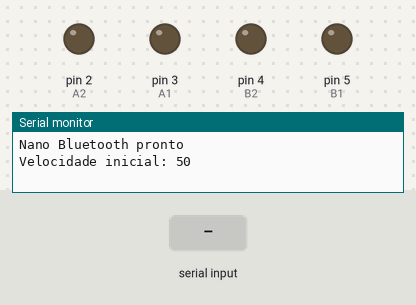
This sketch was run on a simulated Arduino Nano, built with avr-gcc and run on an emulated ATmega328P. Shown: output pins drawn as LEDs (lit = HIGH), the last lines printed to the serial monitor. The inputs (shaded band) are chosen by the test bench.

Above: at 1.2 s.
1.3 s: "UP\n" received over the second serial link
At 2.0 s:
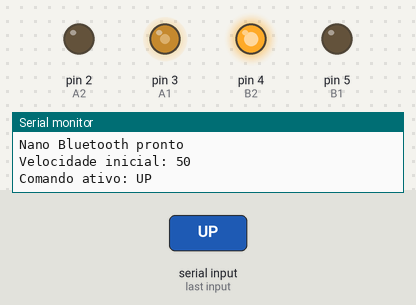
2.8 s: "DOWN\n" received over the second serial link
At 3.2 s:
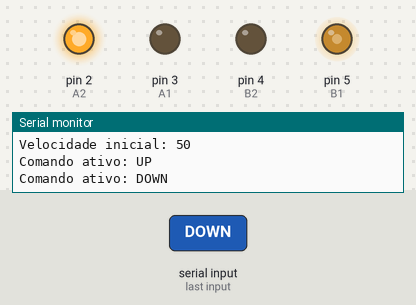
4.3 s: "LEFT\n" received over the second serial link
At 5.5 s:
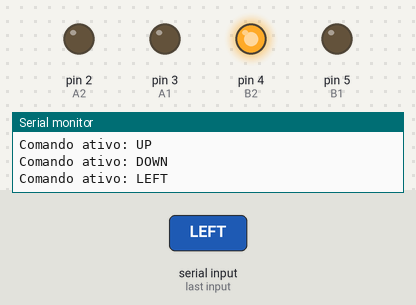
5.8 s: "RIGHT\n" received over the second serial link
At 6.7 s:
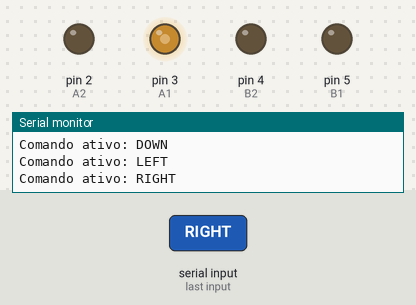
7.3 s: "Speed_90\n" received over the second serial link
At 7.8 s:
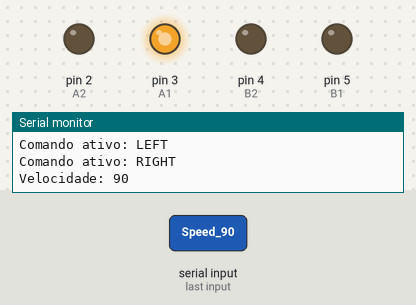
8.8 s: "UP\n" received over the second serial link
At 10.1 s:
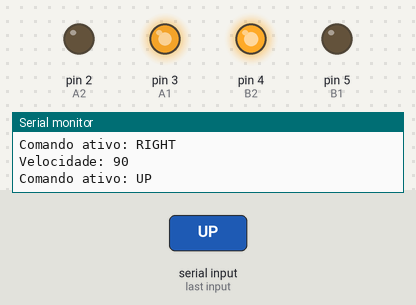
Timing chart, 0 to 11.3 s (numbered marks = the images above; inputs shaded):
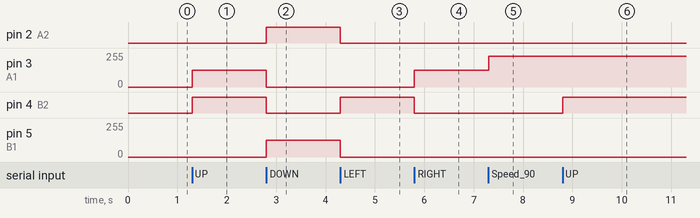

Measured:
- after the input at 1.3 s, pin 3 (A1): 0/255 → 127/255 at once; pin 4 (B2): LOW → HIGH at once
- after the input at 2.8 s, pin 2 (A2): LOW → HIGH at once; pin 3 (A1): 127/255 → 0/255 at once; pin 4 (B2): HIGH → LOW at once; pin 5 (B1): 0/255 → 127/255 at once
- after the input at 4.3 s, pin 2 (A2): HIGH → LOW at once; pin 4 (B2): LOW → HIGH at once; pin 5 (B1): 127/255 → 0/255 at once
- after the input at 5.8 s, pin 3 (A1): 0/255 → 127/255 at once; pin 4 (B2): HIGH → LOW at once
- after the input at 7.3 s, pin 3 (A1): 127/255 → 229/255 at once
- after the input at 8.8 s, pin 4 (B2): LOW → HIGH at once

The sketch:

SJBots_Robo_Gustavo_Giovanna_Stark_Sabryna_Kadu.ino
```cpp
#include <SoftwareSerial.h>

SoftwareSerial SerialBT(6, 7); // RX, TX

// HW-354 (L9110S)
// Motor A
#define A1 3  // PWM
#define A2 2  // digital

// Motor B
#define B1 5  // PWM
#define B2 4  // digital

#define VELOCIDADE_PADRAO 50  // 0–100

String comandoAtual = "";
int velocidade = VELOCIDADE_PADRAO;
int pwmVel = map(VELOCIDADE_PADRAO, 0, 100, 0, 255);

void setup() {
  Serial.begin(9600);
  SerialBT.begin(9600);

  pinMode(A1, OUTPUT);
  pinMode(A2, OUTPUT);
  pinMode(B1, OUTPUT);
  pinMode(B2, OUTPUT);

  pararMotores();

  Serial.println("Nano Bluetooth pronto");
  Serial.print("Velocidade inicial: ");
  Serial.println(velocidade);
}

void loop() {
  if (SerialBT.available()) {
    String recebido = SerialBT.readStringUntil('\n');
    recebido.trim();

    if (recebido.startsWith("Speed_")) {
      velocidade = recebido.substring(6).toInt();
      velocidade = constrain(velocidade, 0, 100);
      pwmVel = map(velocidade, 0, 100, 0, 255);

      Serial.print("Velocidade: ");
      Serial.println(velocidade);
    }
    else if (recebido.length() > 0) {
      comandoAtual = recebido;
      Serial.print("Comando ativo: ");
      Serial.println(comandoAtual);
    }
  }

  if (comandoAtual == "UP") {
    frente();
  }
  else if (comandoAtual == "DOWN") {
    tras();
  }
  else if (comandoAtual == "LEFT") {
    esquerda();
  }
  else if (comandoAtual == "RIGHT") {
    direita();
  }
  else if (comandoAtual == "PARAR") {
    pararMotores();
  }
  else if(comandoAtual == "LIGAR") {
    ligar();
  }
}

// ===== MOVIMENTOS COM PWM =====

void frente() {
  analogWrite(A1, pwmVel);
  digitalWrite(A2, LOW);
  analogWrite(B1, LOW);
  digitalWrite(B2, pwmVel);
}

void tras() {
  analogWrite(A1, LOW);
  digitalWrite(A2, pwmVel);
  analogWrite(B1, pwmVel);
  digitalWrite(B2, LOW);
}

void direita() {
  analogWrite(A1, pwmVel);
  digitalWrite(A2, LOW);
  analogWrite(B1, LOW);
  digitalWrite(B2, LOW);
}

void esquerda() {
  analogWrite(A1, LOW);
  digitalWrite(A2, LOW);
  analogWrite(B1, LOW);
  digitalWrite(B2, pwmVel);
}

void ligar () {
  velocidade = constrain(velocidade, 0, 100);
  pwmVel = map(velocidade, 0, 100, 0, 255);
}

void pararMotores() {
  digitalWrite(A1, LOW);
  digitalWrite(A2, LOW);
  digitalWrite(B1, LOW);
  digitalWrite(B2, LOW);
}
```
